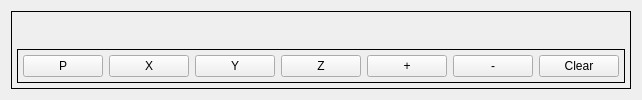
         <widget class="QWidget" name="tab_3">
          <attribute name="title">
           <string>Plot</string>
          </attribute>
          <layout class="QGridLayout" name="gridLayout_4">
           <item row="0" column="0">
            <widget class="QFrame" name="gridFrame">
             <property name="frameShape">
              <enum>QFrame::Box</enum>
             </property>
             <layout class="QGridLayout" name="gridLayout_3">
              <property name="leftMargin">
               <number>5</number>
              </property>
              <property name="topMargin">
               <number>5</number>
              </property>
              <property name="rightMargin">
               <number>5</number>
              </property>
              <property name="bottomMargin">
               <number>5</number>
              </property>
              <item row="1" column="0">
               <widget class="QFrame" name="gridFrame">
                <property name="frameShape">
                 <enum>QFrame::Box</enum>
                </property>
                <layout class="QGridLayout" name="gridLayout_5">
                 <property name="leftMargin">
                  <number>5</number>
                 </property>
                 <property name="topMargin">
                  <number>5</number>
                 </property>
                 <property name="rightMargin">
                  <number>5</number>
                 </property>
                 <property name="bottomMargin">
                  <number>5</number>
                 </property>
                 <item row="0" column="2">
                  <widget class="QPushButton" name="yView">
                   <property name="text">
                    <string>Y</string>
                   </property>
                  </widget>
                 </item>
                 <item row="0" column="4">
                  <widget class="QPushButton" name="zoomViewIn">
                   <property name="text">
                    <string>+</string>
                   </property>
                  </widget>
                 </item>
                 <item row="0" column="1">
                  <widget class="QPushButton" name="xView">
                   <property name="text">
                    <string>X</string>
                   </property>
                  </widget>
                 </item>
                 <item row="0" column="3">
                  <widget class="QPushButton" name="zView">
                   <property name="text">
                    <string>Z</string>
                   </property>
                  </widget>
                 </item>
                 <item row="0" column="5">
                  <widget class="QPushButton" name="zoomViewOut">
                   <property name="text">
                    <string>-</string>
                   </property>
                  </widget>
                 </item>
                 <item row="0" column="6">
                  <widget class="QPushButton" name="clearView">
                   <property name="text">
                    <string>Clear</string>
                   </property>
                  </widget>
                 </item>
                 <item row="0" column="0">
                  <widget class="QPushButton" name="pView">
                   <property name="text">
                    <string>P</string>
                   </property>
                  </widget>
                 </item>
                </layout>
               </widget>
              </item>
              <item row="0" column="0">
               <widget class="GcodeBackplot" name="gcodebackplot">
                <property name="defaultView" stdset="0">
                 <string>p</string>
                </property>
                <property name="_dtg" stdset="0">
                 <bool>false</bool>
                </property>
                <property name="metricUnits">
                 <bool>false</bool>
                </property>
                <property name="renderProgramAlpha" stdset="0">
                 <bool>false</bool>
                </property>
               </widget>
              </item>
             </layout>
            </widget>
           </item>
          </layout>
         </widget>
